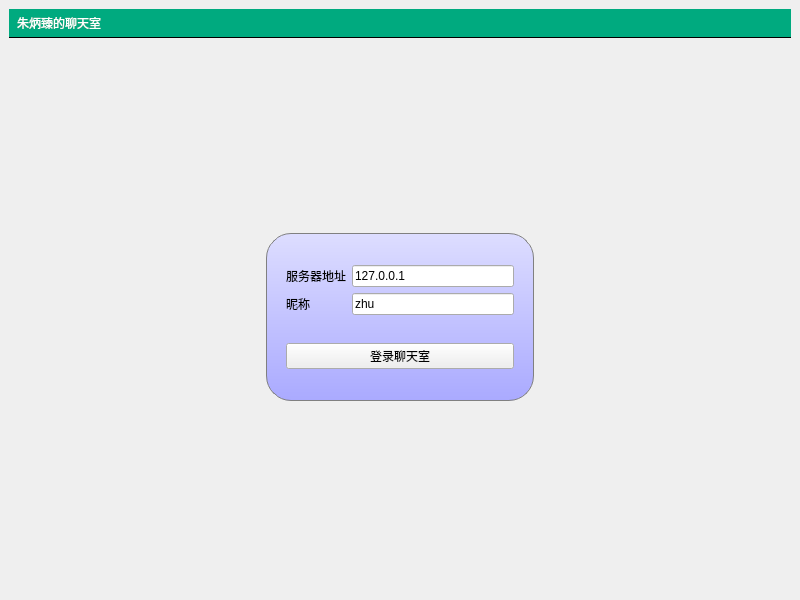
<?xml version="1.0" encoding="UTF-8"?>
<ui version="4.0">
 <class>MainWindow</class>
 <widget class="QMainWindow" name="MainWindow">
  <property name="geometry">
   <rect>
    <x>0</x>
    <y>0</y>
    <width>800</width>
    <height>600</height>
   </rect>
  </property>
  <property name="windowTitle">
   <string>聊天室客户端</string>
  </property>
  <property name="styleSheet">
   <string notr="true">#titleLabel{
background:white;
border:none;
border-bottom:1px solid black;
padding:5px;
font:24pt &quot;黑体&quot;;
color:rgb(255,255,255);
background-color:rgba(0,170,127,255);
}

#mainFrame{
border:none;
background::white;
}

#loginFrame{
background:qlineargradient(x1:0,y1:0,x2:0,y2:1,stop:0 #ddf,stop:1 #aaf);
border:1px solid gray;
padding:10px;
border-radius:25px;
}</string>
  </property>
  <widget class="QWidget" name="centralwidget">
   <layout class="QVBoxLayout" name="verticalLayout">
    <item>
     <widget class="QLabel" name="titleLabel">
      <property name="text">
       <string>朱炳臻的聊天室</string>
      </property>
     </widget>
    </item>
    <item>
     <widget class="QStackedWidget" name="stackedWidget">
      <property name="currentIndex">
       <number>0</number>
      </property>
      <widget class="QWidget" name="loginPage">
       <layout class="QGridLayout" name="gridLayout_2">
        <item row="0" column="1">
         <spacer name="verticalSpacer_2">
          <property name="orientation">
           <enum>Qt::Vertical</enum>
          </property>
          <property name="sizeHint" stdset="0">
           <size>
            <width>20</width>
            <height>180</height>
           </size>
          </property>
         </spacer>
        </item>
        <item row="1" column="0">
         <spacer name="horizontalSpacer">
          <property name="orientation">
           <enum>Qt::Vertical</enum>
          </property>
          <property name="sizeHint" stdset="0">
           <size>
            <width>248</width>
            <height>20</height>
           </size>
          </property>
         </spacer>
        </item>
        <item row="1" column="1">
         <widget class="QFrame" name="loginFrame">
          <property name="frameShape">
           <enum>QFrame::NoFrame</enum>
          </property>
          <layout class="QVBoxLayout" name="verticalLayout_2">
           <item>
            <layout class="QGridLayout" name="gridLayout">
             <item row="0" column="0">
              <widget class="QLabel" name="label_2">
               <property name="text">
                <string>服务器地址</string>
               </property>
              </widget>
             </item>
             <item row="1" column="0">
              <widget class="QLabel" name="label_3">
               <property name="text">
                <string>昵称</string>
               </property>
              </widget>
             </item>
             <item row="1" column="1">
              <widget class="QLineEdit" name="usernameEdit">
               <property name="text">
                <string>zhu</string>
               </property>
              </widget>
             </item>
             <item row="0" column="1">
              <widget class="QLineEdit" name="serverEdit">
               <property name="text">
                <string>127.0.0.1</string>
               </property>
              </widget>
             </item>
            </layout>
           </item>
           <item>
            <spacer name="verticalSpacer">
             <property name="orientation">
              <enum>Qt::Vertical</enum>
             </property>
             <property name="sizeType">
              <enum>QSizePolicy::Fixed</enum>
             </property>
             <property name="sizeHint" stdset="0">
              <size>
               <width>20</width>
               <height>10</height>
              </size>
             </property>
            </spacer>
           </item>
           <item>
            <widget class="QPushButton" name="loginButton">
             <property name="text">
              <string>登录聊天室</string>
             </property>
            </widget>
           </item>
          </layout>
         </widget>
        </item>
        <item row="1" column="2">
         <spacer name="horizontalSpacer_2">
          <property name="orientation">
           <enum>Qt::Vertical</enum>
          </property>
          <property name="sizeHint" stdset="0">
           <size>
            <width>248</width>
            <height>20</height>
           </size>
          </property>
         </spacer>
        </item>
        <item row="2" column="1">
         <spacer name="verticalSpacer_3">
          <property name="orientation">
           <enum>Qt::Vertical</enum>
          </property>
          <property name="sizeHint" stdset="0">
           <size>
            <width>20</width>
            <height>181</height>
           </size>
          </property>
         </spacer>
        </item>
       </layout>
      </widget>
      <widget class="QWidget" name="chatPage">
       <layout class="QVBoxLayout" name="verticalLayout_3">
        <item>
         <layout class="QHBoxLayout" name="horizontalLayout">
          <item>
           <widget class="QTextEdit" name="roomTextEdit"/>
          </item>
          <item>
           <widget class="QListWidget" name="userlistWidget">
            <property name="enabled">
             <bool>true</bool>
            </property>
            <property name="maximumSize">
             <size>
              <width>120</width>
              <height>16777215</height>
             </size>
            </property>
           </widget>
          </item>
         </layout>
        </item>
        <item>
         <layout class="QHBoxLayout" name="horizontalLayout_2">
          <item>
           <widget class="QLineEdit" name="sayLIneEdit"/>
          </item>
          <item>
           <widget class="QPushButton" name="sayButton">
            <property name="text">
             <string>发送</string>
            </property>
           </widget>
          </item>
          <item>
           <widget class="QPushButton" name="logoutButton">
            <property name="text">
             <string>退出</string>
            </property>
           </widget>
          </item>
         </layout>
        </item>
       </layout>
      </widget>
     </widget>
    </item>
   </layout>
  </widget>
 </widget>
 <resources/>
 <connections/>
</ui>
